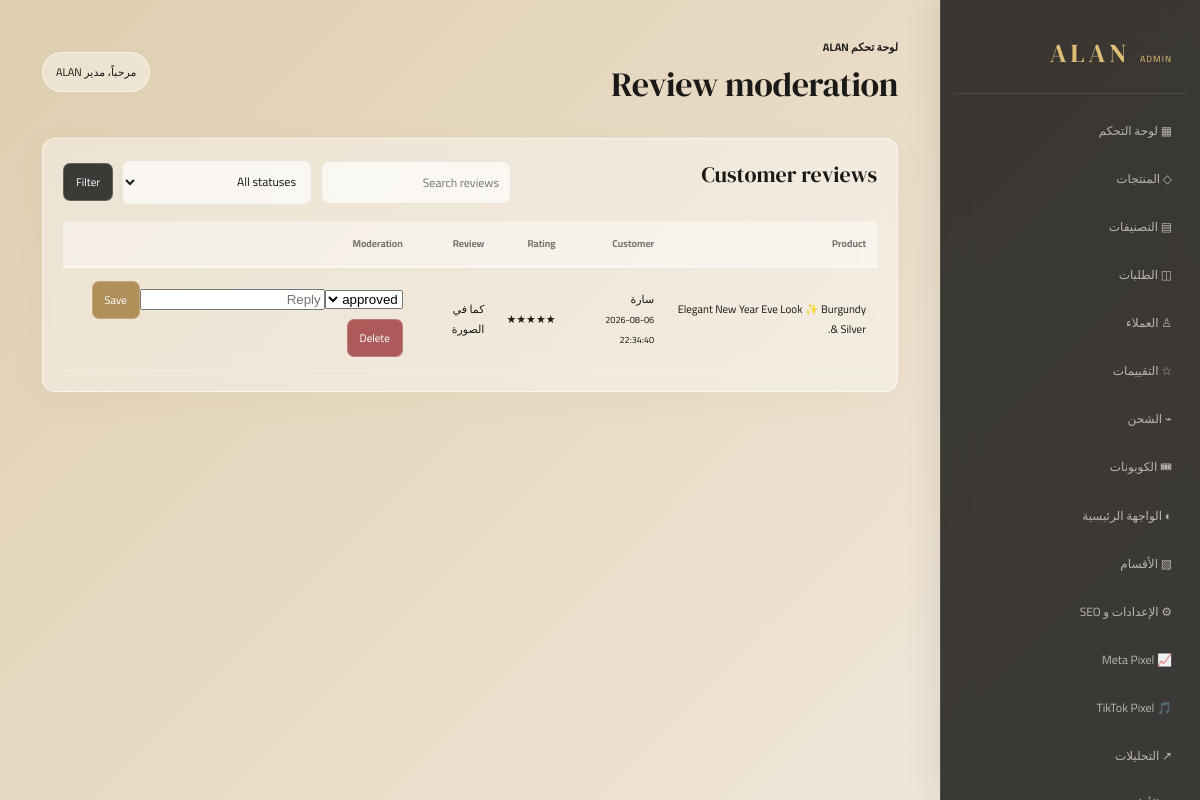
Page /admin/reviews.php (signed in) on the committed database.
### tables this page shows
CREATE TABLE `reviews` (
  `id` int(11) NOT NULL AUTO_INCREMENT,
  `product_id` int(11) DEFAULT NULL,
  `customer_name` varchar(150) DEFAULT NULL,
  `rating` tinyint(4) DEFAULT NULL,
  `comment` text DEFAULT NULL,
  `status` enum('pending','approved','rejected') DEFAULT 'pending',
  `created_at` timestamp NOT NULL DEFAULT current_timestamp(),
  `admin_reply` text DEFAULT NULL,
  `replied_at` datetime DEFAULT NULL,
  PRIMARY KEY (`id`),
  KEY `product_id` (`product_id`),
  CONSTRAINT `reviews_ibfk_1` FOREIGN KEY (`product_id`) REFERENCES `products` (`id`) ON DELETE CASCADE
);

CREATE TABLE `products` (
  `id` int(11) NOT NULL AUTO_INCREMENT,
  `category_id` int(11) DEFAULT NULL,
  `name` varchar(255) DEFAULT NULL,
  `slug` varchar(280) DEFAULT NULL,
  `description` text DEFAULT NULL,
  `image` varchar(500) DEFAULT NULL,
  `images` longtext DEFAULT NULL CHECK (json_valid(`images`)),
  `video_url` varchar(500) DEFAULT NULL,
  `price` decimal(12,2) DEFAULT NULL,
  `old_price` decimal(12,2) DEFAULT NULL,
  `discount` int(11) DEFAULT 0,
  `color` varchar(255) DEFAULT NULL,
  `sizes` varchar(255) DEFAULT NULL,
  `fabric` varchar(100) DEFAULT NULL,
  `sku` varchar(100) DEFAULT NULL,
  `barcode` varchar(100) DEFAULT NULL,
  `stock` int(11) DEFAULT 0,
  `sales_count` int(11) DEFAULT 0,
  `rating` decimal(2,1) DEFAULT 5.0,
  `rating_count` int(11) DEFAULT 0,
  `is_new` tinyint(4) DEFAULT 0,
  `featured` tinyint(4) DEFAULT 0,
  `status` enum('active','draft','archived') DEFAULT 'active',
  `meta_title` varchar(255) DEFAULT NULL,
  `meta_description` text DEFAULT NULL,
  `created_at` timestamp NOT NULL DEFAULT current_timestamp(),
  `updated_at` timestamp NOT NULL DEFAULT current_timestamp() ON UPDATE current_timestamp(),
  `subcategory_id` int(11) DEFAULT NULL,
  `brand` varchar(120) DEFAULT NULL,
  `weight` decimal(8,2) DEFAULT NULL,
  `tags` varchar(500) DEFAULT NULL,
  `short_description` text DEFAULT NULL,
  `specifications` text DEFAULT NULL,
  `size_guide` text DEFAULT NULL,
  `care_instructions` text DEFAULT NULL,
  `meta_keywords` varchar(500) DEFAULT NULL,
  `best_seller` tinyint(4) DEFAULT 0,
  `flash_sale` tinyint(4) DEFAULT 0,
  `related_product_ids` text DEFAULT NULL,
  `availability` enum('in_stock','out_of_stock','preorder') DEFAULT 'in_stock',
  PRIMARY KEY (`id`),
  UNIQUE KEY `slug` (`slug`),
  UNIQUE KEY `sku` (`sku`),
  KEY `category_id` (`category_id`),
  CONSTRAINT `products_ibfk_1` FOREIGN KEY (`category_id`) REFERENCES `categories` (`id`) ON DELETE SET NULL
);

### includes/functions.php (called while the page is built, shortened)
<?php
require_once __DIR__ . '/database.php';
function e(?string $v): string { return htmlspecialchars((string)$v, ENT_QUOTES, 'UTF-8'); }

### includes/database.php (called while the page is built, shortened)
<?php
function db(): PDO { static $db; if (!$db) { $db = new PDO('mysql:host='.DB_HOST.';dbname='.DB_NAME.';charset=utf8mb4', DB_USER, DB_PASS, [PDO::ATTR_ERRMODE=>PDO::ERRMODE_EXCEPTION, PDO::ATTR_DEFAULT_FETCH_MODE=>PDO::FETCH_ASSOC]); } return $db; }

### admin/reviews.php (the view, shortened to what this page needs)
<?php
require_once __DIR__.'/../includes/functions.php'; require_admin();
$q=trim($_GET['q']??'');$status=$_GET['status']??'';$where=[];$args=[];if($q!==''){$where[]='(r.customer_name LIKE ? OR r.comment LIKE ? OR p.name LIKE ?)';$args=array_fill(0,3,'%'.$q.'%');}if(in_array($status,['pending','approved','rejected'],true)){$where[]='r.status=?';$args[]=$status;}$sql='SELECT r.*,p.name product FROM reviews r JOIN products p ON p.id=r.product_id'.($where?' WHERE '.implode(' AND ',$where):'').' ORDER BY r.id DESC';$st=db()->prepare($sql);$st->execute($args);$rows=$st->fetchAll();$adminTitle='Review moderation';include 'header.php';?>
<div class="panel"><div class="panel-head"><h2>Customer reviews</h2><form class="table-tools" method="get"><input class="search-input" name="q" value="<?=e($q)?>" placeholder="Search reviews"><select name="status"><option value="">All statuses</option></select><button class="button">Filter</button></form></div>
<?php if(!$rows):?><div class="empty">No reviews match this view.</div><?php else:?><div class="table-wrap"><table class="table"><thead><tr><th>Product</th><th>Customer</th><th>Rating</th><th>Review</th><th>Moderation</th></tr></thead><tbody><?php foreach($rows as $r):?><tr><td><?=e($r['product'])?></td><td><?=e($r['customer_name'])?><br><small><?=e($r['created_at'])?></small></td><td><?=str_repeat('★',(int)$r['rating'])?></td><td><?=e($r['comment'])?><?php if($r['admin_reply']):?><br><small class="muted">Reply: <?=e($r['admin_reply'])?></small><?php endif;?></td><td><form method="post"><input type="hidden" name="csrf" value="<?=csrf()?>"><input type="hidden" name="id" value="<?=$r['id']?>"><select name="status"><?php foreach(['pending','approved','rejected'] as $v):?><option <?=$r['status']===$v?'selected':''?>><?=$v?></option><?php endforeach;?></select><input name="admin_reply" value="<?=e($r['admin_reply'])?>" placeholder="Reply"><button class="button gold">Save</button><button name="action" value="delete" class="button red" data-confirm="Delete this review permanently?">Delete</button></form></td></tr><?php endforeach;?></tbody></table></div><?php endif;?></div><?php include 'footer.php'; ?>

### admin/admin.css (style rules this page uses)
:root { --ink:#1b1a18;--muted:#77736d;--canvas:#f6f5f2;--surface:#fff;--line:#e9e5de;--gold:#a9864b;--red:#a54b4b;--green:#247a57 }
* { box-sizing:border-box }
body { margin:0;background:var(--canvas);color:var(--ink);font:13px Cairo,Arial,sans-serif;display:flex }
.stat,.panel,.form { background:var(--surface);border:1px solid var(--line);box-shadow:0 8px 28px #30281908;border-radius:13px }
.panel { margin-top:20px;padding:20px;overflow:hidden }
.panel h2 { font:22px 'DM Serif Display',serif;margin:0 0 16px }
.panel-head { display:flex;gap:12px;align-items:center;justify-content:space-between;margin-bottom:16px }
.table-tools { display:flex;gap:9px;align-items:center;flex-wrap:wrap }
.search-input,.table-tools select { border:1px solid var(--line);border-radius:8px;background:#fff;padding:9px 11px;font:12px Cairo;min-width:190px }
.table-wrap { overflow:auto }
.table { width:100%;border-collapse:collapse }
.table th,.table td { padding:13px 11px;text-align:right;border-bottom:1px solid #f0eee9;font-size:11px;vertical-align:middle }
.table th { color:#77736d;font-size:10px;font-weight:700;background:#fbfaf8;white-space:nowrap }
.button { border:0;border-radius:7px;background:var(--ink);color:#fff;padding:8px 12px;text-decoration:none;font:11px Cairo;cursor:pointer;display:inline-flex;align-items:center;justify-content:center;gap:5px;transition:.2s }
.button.gold { background:var(--gold) }
.button.red { background:var(--red) }
:root { --glass-light: rgba(255, 255, 255, 0.4); --glass-border: rgba(255, 255, 255, 0.6); --glass-dark: rgba(28, 27, 25, 0.85); }
body { background: linear-gradient(-45deg, #f6f5f2, #e9e5de, #f2eadf, #dfceaf); background-size: 300% 300%; animation: liquidBg 15s ease infinite; color: var(--ink); }
.stat, .panel, .form { background: var(--glass-light) !important; backdrop-filter: blur(16px); -webkit-backdrop-filter: blur(16px); border: 1px solid var(--glass-border) !important; box-shadow: 0 8px 32px 0 rgba(169, 134, 75, 0.05) !important; }
h1, h2, h3, .stat b, .admin-main header small { color: var(--ink) !important; }
.search-input, .table-tools select, .form input, .form textarea, .form select { background: rgba(255, 255, 255, 0.5) !important; border: 1px solid var(--line) !important; color: var(--ink) !important; backdrop-filter: blur(4px); }
.table th { background: rgba(255, 255, 255, 0.4) !important; color: var(--muted) !important; border-bottom: 2px solid rgba(255, 255, 255, 0.6) !important; }
.table td { border-bottom: 1px solid rgba(255, 255, 255, 0.3) !important; }
.button { background: rgba(27, 26, 24, 0.85) !important; border: 1px solid rgba(255, 255, 255, 0.2) !important; color: #fff !important; backdrop-filter: blur(4px); }
.button.gold { background: rgba(169, 134, 75, 0.9) !important; }
.button.red { background: rgba(165, 75, 75, 0.9) !important; }

### rows in the picture
reviews: product.name "Elegant New Year Eve Look ✨ Burgundy & Silver.", customer_name "سارة", created_at "2026-08-06 22:34:40", rating "★★★★★", comment "كما في الصورة", status "approved"

### other values in the picture
$adminTitle "Review moderation"
$_SESSION['admin_name'] "مدير ALAN"
